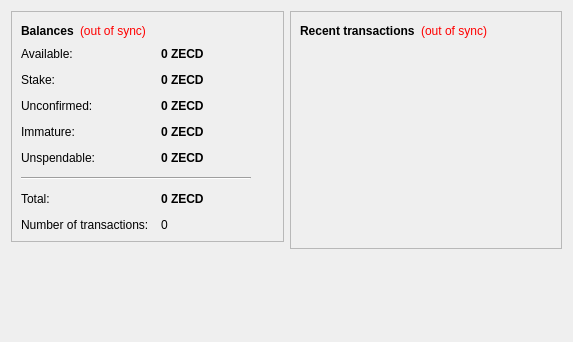
<?xml version="1.0" encoding="UTF-8"?>
<ui version="4.0">
 <class>OverviewPage</class>
 <widget class="QWidget" name="OverviewPage">
  <property name="geometry">
   <rect>
    <x>0</x>
    <y>0</y>
    <width>573</width>
    <height>342</height>
   </rect>
  </property>
  <property name="windowTitle">
   <string>Form</string>
  </property>
  <layout class="QHBoxLayout" name="horizontalLayout" stretch="1,1">
   <item>
    <layout class="QVBoxLayout" name="verticalLayout_2">
     <item>
      <widget class="QFrame" name="frame">
       <property name="frameShape">
        <enum>QFrame::StyledPanel</enum>
       </property>
       <property name="frameShadow">
        <enum>QFrame::Raised</enum>
       </property>
       <layout class="QVBoxLayout" name="verticalLayout_4">
        <item>
         <layout class="QHBoxLayout" name="horizontalLayout_4">
          <item>
           <widget class="QLabel" name="label_5">
            <property name="font">
             <font>
              <weight>75</weight>
              <bold>true</bold>
             </font>
            </property>
            <property name="text">
             <string>Balances</string>
            </property>
           </widget>
          </item>
          <item>
           <widget class="QLabel" name="labelWalletStatus">
            <property name="toolTip">
             <string>The displayed information may be out of date. Your wallet automatically synchronizes with the ZcashDARK network after a connection is established, but this process has not completed yet.</string>
            </property>
            <property name="styleSheet">
             <string notr="true">QLabel { color: red; }</string>
            </property>
            <property name="text">
             <string notr="true">(out of sync)</string>
            </property>
            <property name="alignment">
             <set>Qt::AlignLeading|Qt::AlignLeft|Qt::AlignVCenter</set>
            </property>
           </widget>
          </item>
          <item>
           <spacer name="horizontalSpacer_2">
            <property name="orientation">
             <enum>Qt::Horizontal</enum>
            </property>
            <property name="sizeHint" stdset="0">
             <size>
              <width>40</width>
              <height>20</height>
             </size>
            </property>
           </spacer>
          </item>
         </layout>
        </item>
        <item>
         <layout class="QFormLayout" name="formLayout_2">
          <property name="fieldGrowthPolicy">
           <enum>QFormLayout::AllNonFixedFieldsGrow</enum>
          </property>
          <property name="horizontalSpacing">
           <number>12</number>
          </property>
          <property name="verticalSpacing">
           <number>12</number>
          </property>
          <item row="0" column="0">
           <widget class="QLabel" name="labelAvailableText">
            <property name="toolTip">
             <string>Your current available balance</string>
            </property>
            <property name="text">
             <string>Available:</string>
            </property>
           </widget>
          </item>
          <item row="0" column="1">
           <widget class="QLabel" name="labelAvailable">
            <property name="font">
             <font>
              <weight>75</weight>
              <bold>true</bold>
             </font>
            </property>
            <property name="cursor">
             <cursorShape>IBeamCursor</cursorShape>
            </property>
            <property name="toolTip">
             <string>Your current available balance</string>
            </property>
            <property name="text">
             <string notr="true">0 ZECD</string>
            </property>
            <property name="alignment">
             <set>Qt::AlignLeading|Qt::AlignLeft|Qt::AlignVCenter</set>
            </property>
            <property name="textInteractionFlags">
             <set>Qt::LinksAccessibleByMouse|Qt::TextSelectableByKeyboard|Qt::TextSelectableByMouse</set>
            </property>
           </widget>
          </item>
          <item row="1" column="0">
           <widget class="QLabel" name="label_6">
            <property name="toolTip">
             <string>Total of coins that was staked, and do not yet count toward the current balance</string>
            </property>
            <property name="text">
             <string>Stake:</string>
            </property>
           </widget>
          </item>
          <item row="1" column="1">
           <widget class="QLabel" name="labelStake">
            <property name="font">
             <font>
              <weight>75</weight>
              <bold>true</bold>
             </font>
            </property>
            <property name="cursor">
             <cursorShape>IBeamCursor</cursorShape>
            </property>
            <property name="toolTip">
             <string>Total of coins that was staked, and do not yet count toward the current balance</string>
            </property>
            <property name="text">
             <string notr="true">0 ZECD</string>
            </property>
            <property name="alignment">
             <set>Qt::AlignLeading|Qt::AlignLeft|Qt::AlignVCenter</set>
            </property>
            <property name="textInteractionFlags">
             <set>Qt::LinksAccessibleByMouse|Qt::TextSelectableByKeyboard|Qt::TextSelectableByMouse</set>
            </property>
           </widget>
          </item>
          <item row="2" column="0">
           <widget class="QLabel" name="label_3">
            <property name="toolTip">
             <string>Total of transactions that have yet to be confirmed, and do not yet count toward the current balance</string>
            </property>
            <property name="text">
             <string>Unconfirmed:</string>
            </property>
           </widget>
          </item>
          <item row="2" column="1">
           <widget class="QLabel" name="labelUnconfirmed">
            <property name="font">
             <font>
              <weight>75</weight>
              <bold>true</bold>
             </font>
            </property>
            <property name="cursor">
             <cursorShape>IBeamCursor</cursorShape>
            </property>
            <property name="toolTip">
             <string>Total of transactions that have yet to be confirmed, and do not yet count toward the current balance</string>
            </property>
            <property name="text">
             <string notr="true">0 ZECD</string>
            </property>
            <property name="alignment">
             <set>Qt::AlignLeading|Qt::AlignLeft|Qt::AlignVCenter</set>
            </property>
            <property name="textInteractionFlags">
             <set>Qt::LinksAccessibleByMouse|Qt::TextSelectableByKeyboard|Qt::TextSelectableByMouse</set>
            </property>
           </widget>
          </item>
          <item row="3" column="0">
           <widget class="QLabel" name="labelImmatureText">
            <property name="toolTip">
             <string>Mined balance that has not yet matured</string>
            </property>
            <property name="text">
             <string>Immature:</string>
            </property>
           </widget>
          </item>
          <item row="3" column="1">
           <widget class="QLabel" name="labelImmature">
            <property name="font">
             <font>
              <weight>75</weight>
              <bold>true</bold>
             </font>
            </property>
            <property name="toolTip">
             <string>Mined balance that has not yet matured</string>
            </property>
            <property name="text">
             <string notr="true">0 ZECD</string>
            </property>
            <property name="alignment">
             <set>Qt::AlignLeading|Qt::AlignLeft|Qt::AlignVCenter</set>
            </property>
            <property name="textInteractionFlags">
             <set>Qt::LinksAccessibleByMouse|Qt::TextSelectableByKeyboard|Qt::TextSelectableByMouse</set>
            </property>
           </widget>
          </item>
          <item row="4" column="0">
           <widget class="QLabel" name="labelBalanceWatchOnlyText">
            <property name="toolTip">
             <string>Your unspendable balance</string>
            </property>
            <property name="text">
             <string>Unspendable:</string>
            </property>
           </widget>
          </item>
          <item row="4" column="1">
           <widget class="QLabel" name="labelBalanceWatchOnly">
            <property name="font">
             <font>
              <weight>75</weight>
              <bold>true</bold>
             </font>
            </property>
            <property name="cursor">
             <cursorShape>IBeamCursor</cursorShape>
            </property>
            <property name="toolTip">
             <string>Your unspendable balance</string>
            </property>
            <property name="text">
             <string notr="true">0 ZECD</string>
            </property>
            <property name="alignment">
             <set>Qt::AlignLeading|Qt::AlignLeft|Qt::AlignVCenter</set>
            </property>
            <property name="textInteractionFlags">
             <set>Qt::LinksAccessibleByMouse|Qt::TextSelectableByKeyboard|Qt::TextSelectableByMouse</set>
            </property>
           </widget>
          </item>
          <item row="5" column="0" colspan="2">
           <widget class="Line" name="line">
            <property name="maximumSize">
             <size>
              <width>230</width>
              <height>16777215</height>
             </size>
            </property>
            <property name="orientation">
             <enum>Qt::Horizontal</enum>
            </property>
           </widget>
          </item>
          <item row="6" column="0">
           <widget class="QLabel" name="labelTotalText">
            <property name="toolTip">
             <string>Your current total balance</string>
            </property>
            <property name="text">
             <string>Total:</string>
            </property>
           </widget>
          </item>
          <item row="6" column="1">
           <widget class="QLabel" name="labelTotal">
            <property name="font">
             <font>
              <weight>75</weight>
              <bold>true</bold>
             </font>
            </property>
            <property name="toolTip">
             <string>Your current total balance</string>
            </property>
            <property name="text">
             <string notr="true">0 ZECD</string>
            </property>
            <property name="alignment">
             <set>Qt::AlignLeading|Qt::AlignLeft|Qt::AlignVCenter</set>
            </property>
            <property name="textInteractionFlags">
             <set>Qt::LinksAccessibleByMouse|Qt::TextSelectableByKeyboard|Qt::TextSelectableByMouse</set>
            </property>
           </widget>
          </item>
          <item row="7" column="0">
           <widget class="QLabel" name="label_2">
            <property name="toolTip">
             <string>Total number of transactions in wallet</string>
            </property>
            <property name="text">
             <string>Number of transactions:</string>
            </property>
           </widget>
          </item>
          <item row="7" column="1">
           <widget class="QLabel" name="labelNumTransactions">
            <property name="toolTip">
             <string>Total number of transactions in wallet</string>
            </property>
            <property name="text">
             <string notr="true">0</string>
            </property>
           </widget>
          </item>
         </layout>
        </item>
       </layout>
      </widget>
     </item>
     <item>
      <spacer name="verticalSpacer">
       <property name="orientation">
        <enum>Qt::Vertical</enum>
       </property>
       <property name="sizeHint" stdset="0">
        <size>
         <width>20</width>
         <height>40</height>
        </size>
       </property>
      </spacer>
     </item>
    </layout>
   </item>
   <item>
    <layout class="QVBoxLayout" name="verticalLayout_3">
     <item>
      <widget class="QFrame" name="frame_2">
       <property name="frameShape">
        <enum>QFrame::StyledPanel</enum>
       </property>
       <property name="frameShadow">
        <enum>QFrame::Raised</enum>
       </property>
       <layout class="QVBoxLayout" name="verticalLayout">
        <item>
         <layout class="QHBoxLayout" name="horizontalLayout_2">
          <item>
           <widget class="QLabel" name="label_4">
            <property name="text">
             <string>&lt;b&gt;Recent transactions&lt;/b&gt;</string>
            </property>
           </widget>
          </item>
          <item>
           <widget class="QLabel" name="labelTransactionsStatus">
            <property name="toolTip">
             <string>The displayed information may be out of date. Your wallet automatically synchronizes with the ZcashDARK network after a connection is established, but this process has not completed yet.</string>
            </property>
            <property name="styleSheet">
             <string notr="true">QLabel { color: red; }</string>
            </property>
            <property name="text">
             <string notr="true">(out of sync)</string>
            </property>
            <property name="alignment">
             <set>Qt::AlignRight|Qt::AlignTrailing|Qt::AlignVCenter</set>
            </property>
           </widget>
          </item>
          <item>
           <spacer name="horizontalSpacer">
            <property name="orientation">
             <enum>Qt::Horizontal</enum>
            </property>
            <property name="sizeHint" stdset="0">
             <size>
              <width>40</width>
              <height>20</height>
             </size>
            </property>
           </spacer>
          </item>
         </layout>
        </item>
        <item>
         <widget class="QListView" name="listTransactions">
          <property name="styleSheet">
           <string notr="true">QListView { background: transparent; }</string>
          </property>
          <property name="frameShape">
           <enum>QFrame::NoFrame</enum>
          </property>
          <property name="verticalScrollBarPolicy">
           <enum>Qt::ScrollBarAlwaysOff</enum>
          </property>
          <property name="horizontalScrollBarPolicy">
           <enum>Qt::ScrollBarAlwaysOff</enum>
          </property>
          <property name="selectionMode">
           <enum>QAbstractItemView::NoSelection</enum>
          </property>
         </widget>
        </item>
       </layout>
      </widget>
     </item>
     <item>
      <spacer name="verticalSpacer_2">
       <property name="orientation">
        <enum>Qt::Vertical</enum>
       </property>
       <property name="sizeHint" stdset="0">
        <size>
         <width>20</width>
         <height>40</height>
        </size>
       </property>
      </spacer>
     </item>
    </layout>
   </item>
  </layout>
 </widget>
 <resources/>
 <connections/>
</ui>
